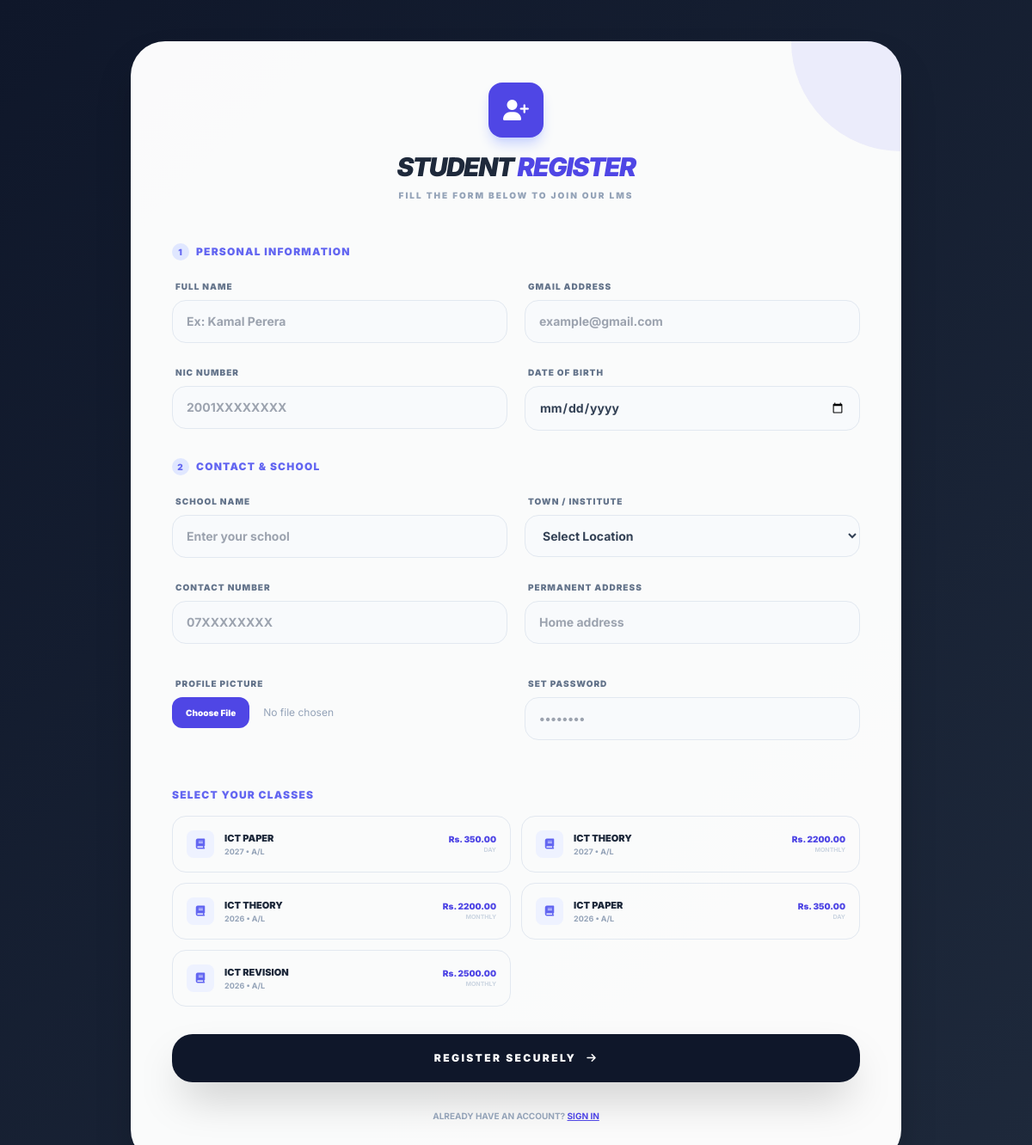
/register.php, run on the app's committed database.
### tables this page shows
CREATE TABLE `classes` (
  `class_id` int(11) NOT NULL,
  `teacher_id` int(11) NOT NULL,
  `exam_year` varchar(10) DEFAULT NULL,
  `stream` enum('O/L','A/L') DEFAULT NULL,
  `subject` varchar(100) DEFAULT NULL,
  `class_fee` decimal(10,2) DEFAULT 0.00,
  `fee_type` enum('day','monthly') DEFAULT 'monthly'
);

### register.php (the view, shortened to what this page needs)
<?php
include 'config.php';
$classes_res = $conn->query("SELECT * FROM classes ORDER BY exam_year DESC");
?>
<!DOCTYPE html>
<html lang="en">
<head>
    <script src="https://cdn.tailwindcss.com"></script>
    <link rel="stylesheet" href="https://cdnjs.cloudflare.com/ajax/libs/font-awesome/6.4.0/css/all.min.css">
</head>
<body class="py-12 px-4">
    <div class="max-w-4xl mx-auto form-card p-8 md:p-12 shadow-2xl relative overflow-hidden">
        <div class="absolute top-0 right-0 w-32 h-32 bg-indigo-500/10 rounded-bl-full"></div>
        <div class="text-center mb-12">
            <div class="inline-flex items-center justify-center w-16 h-16 bg-indigo-600 rounded-2xl text-white mb-4 shadow-lg shadow-indigo-200">
                <i class="fas fa-user-plus text-2xl"></i>
            </div>
            <h1 class="text-3xl font-black text-slate-800 tracking-tighter uppercase italic">Student <span class="text-indigo-600">Register</span></h1>
            <p class="text-slate-400 text-[10px] font-black uppercase tracking-[0.2em] mt-2">Fill the form below to join our LMS</p>
        </div>
        <form action="" method="POST" enctype="multipart/form-data" class="space-y-8">
            <div>
                <h3 class="text-xs font-black text-indigo-500 uppercase tracking-widest mb-4 flex items-center gap-2">
                    <span class="w-5 h-5 bg-indigo-100 rounded-full flex items-center justify-center text-[10px]">1</span>
                    Personal Information
                </h3>
                <div class="grid grid-cols-1 md:grid-cols-2 gap-5">
                    <div>
                        <label class="text-[10px] font-black text-slate-500 uppercase tracking-widest ml-1">Full Name</label>
                        <input type="text" name="full_name" required placeholder="Ex: Kamal Perera" class="input-box w-full mt-1.5 px-4 py-3.5 rounded-2xl text-sm font-bold text-slate-700">
                    </div>
                    <div>
                        <label class="text-[10px] font-black text-slate-500 uppercase tracking-widest ml-1">Gmail Address</label>
                        <input type="email" name="gmail" required placeholder="example@gmail.com" class="input-box w-full mt-1.5 px-4 py-3.5 rounded-2xl text-sm font-bold text-slate-700">
                    </div>
                    <div>
                        <label class="text-[10px] font-black text-slate-500 uppercase tracking-widest ml-1">NIC Number</label>
                        <input type="text" name="nic_number" required placeholder="2001XXXXXXXX" class="input-box w-full mt-1.5 px-4 py-3.5 rounded-2xl text-sm font-bold text-slate-700">
                    </div>
                    <div>
                        <label class="text-[10px] font-black text-slate-500 uppercase tracking-widest ml-1">Date of Birth</label>
                        <input type="date" name="dob" required class="input-box w-full mt-1.5 px-4 py-3.5 rounded-2xl text-sm font-bold text-slate-700">
                    </div>
                </div>
            </div>
            <div>
                <h3 class="text-xs font-black text-indigo-500 uppercase tracking-widest mb-4 flex items-center gap-2">
                    <span class="w-5 h-5 bg-indigo-100 rounded-full flex items-center justify-center text-[10px]">2</span>
                    Contact & School
                </h3>
                <div class="grid grid-cols-1 md:grid-cols-2 gap-5">
                    <div>
                        <label class="text-[10px] font-black text-slate-500 uppercase tracking-widest ml-1">School Name</label>
                        <input type="text" name="school" placeholder="Enter your school" class="input-box w-full mt-1.5 px-4 py-3.5 rounded-2xl text-sm font-bold text-slate-700">
                    </div>
                    <div>
                        <label class="text-[10px] font-black text-slate-500 uppercase tracking-widest ml-1">Town / Institute</label>
                        <select name="town" required class="input-box w-full mt-1.5 px-4 py-3.5 rounded-2xl text-sm font-bold text-slate-700">
                            <option value="">Select Location</option>
                        </select>
                    </div>
                    <div>
                        <label class="text-[10px] font-black text-slate-500 uppercase tracking-widest ml-1">Contact Number</label>
                        <input type="text" name="contact_number" required placeholder="07XXXXXXXX" class="input-box w-full mt-1.5 px-4 py-3.5 rounded-2xl text-sm font-bold text-slate-700">
                    </div>
                    <div>
                        <label class="text-[10px] font-black text-slate-500 uppercase tracking-widest ml-1">Permanent Address</label>
                        <input type="text" name="address" required placeholder="Home address" class="input-box w-full mt-1.5 px-4 py-3.5 rounded-2xl text-sm font-bold text-slate-700">
                    </div>
                </div>
            </div>
            <div class="grid grid-cols-1 md:grid-cols-2 gap-5">
                <div>
                    <label class="text-[10px] font-black text-slate-500 uppercase tracking-widest ml-1">Profile Picture</label>
                    <input type="file" name="profile_pic" accept="image/*" class="w-full mt-1.5 text-xs text-slate-400 file:mr-4 file:py-2.5 file:px-4 file:rounded-xl file:border-0 file:text-[10px] file:font-black file:bg-indigo-600 file:text-white">
                </div>
                <div>
                    <label class="text-[10px] font-black text-slate-500 uppercase tracking-widest ml-1">Set Password</label>
                    <input type="password" name="password" required placeholder="••••••••" class="input-box w-full mt-1.5 px-4 py-3.5 rounded-2xl text-sm font-bold text-slate-700">
                </div>
            </div>
            <div class="pt-6">
                <h3 class="text-xs font-black text-indigo-500 uppercase tracking-widest mb-4">Select Your Classes</h3>
                <div class="grid grid-cols-1 sm:grid-cols-2 gap-3">
                    <?php while($c = $classes_res->fetch_assoc()): ?>
                        <div class="relative">
                            <label for="class_<?= $c['class_id'] ?>" class="flex items-center justify-between p-4 border border-slate-200 rounded-2xl cursor-pointer hover:border-indigo-300 transition-all">
                                <div class="flex items-center gap-3">
                                    <div class="w-8 h-8 bg-indigo-50 rounded-lg flex items-center justify-center">
                                        <i class="fas fa-book text-indigo-500 text-xs"></i>
                                    </div>
                                    <div>
                                        <p class="text-[11px] font-black uppercase text-slate-800"><?= $c['subject'] ?></p>
                                        <p class="text-[9px] font-bold text-slate-400 uppercase"><?= $c['exam_year'] ?> • <?= $c['stream'] ?></p>
                                    </div>
                                </div>
                                <div class="text-right">
                                    <p class="text-[10px] font-black text-indigo-600">Rs. <?= $c['class_fee'] ?></p>
                                    <p class="text-[7px] font-bold text-slate-300 uppercase"><?= $c['fee_type'] ?></p>
                                </div>
                            </label>
                        </div>
                    <?php endwhile; ?>
                </div>
            </div>
            <button type="submit" name="register" class="w-full py-5 bg-slate-900 text-white rounded-[1.5rem] font-black text-xs uppercase tracking-[0.2em] shadow-2xl hover:bg-indigo-600 active:scale-[0.98] transition-all flex items-center justify-center gap-3">
                Register Securely <i class="fas fa-arrow-right"></i>
            </button>
        </form>
        <div class="text-center mt-8">
            <p class="text-slate-400 text-[10px] font-bold uppercase">Already have an account? <a href="login.php" class="text-indigo-600 underline">Sign In</a></p>
        </div>
    </div>
</body>
</html>

### register.php (style rules this page uses)
body { font-family: 'Inter', sans-serif; background: linear-gradient(135deg, #0f172a 0%, #1e293b 100%); min-height: 100vh; }
.form-card { background: rgba(255, 255, 255, 0.98); border-radius: 2.5rem; }
.input-box { background: #f8fafc; border: 1px solid #e2e8f0; transition: all 0.2s; }

### data on the page
classes: subject "ICT PAPER", exam_year "2027", stream "A/L", class_fee "350.00", fee_type "DAY"
classes: subject "ICT THEORY", exam_year "2027", stream "A/L", class_fee "2200.00", fee_type "MONTHLY"
classes: subject "ICT THEORY", exam_year "2026", stream "A/L", class_fee "2200.00", fee_type "MONTHLY"
classes: subject "ICT PAPER", exam_year "2026", stream "A/L", class_fee "350.00", fee_type "DAY"
classes: subject "ICT REVISION", exam_year "2026", stream "A/L", class_fee "2500.00", fee_type "MONTHLY"
